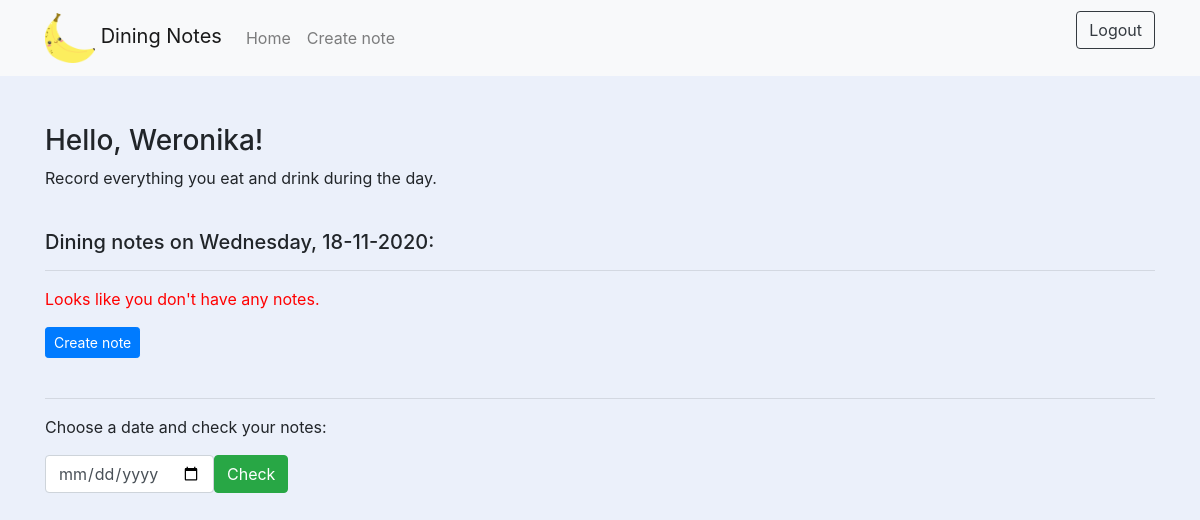
Before: /notes/ (signed in) with the older database file.
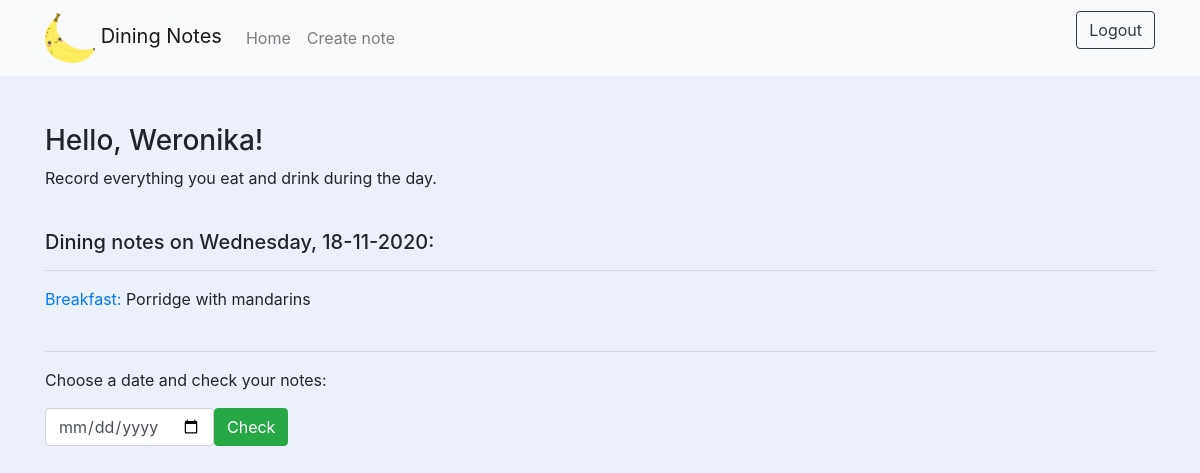
After: the same page with the newer database file.
### dining_notes/models.py (models this page shows)
class Note(models.Model):
    MEAL_TYPE = (
        ("Breakfast", "Breakfast"),
        ("Lunch", "Lunch"),
        ("Dinner", "Dinner"),
        ("Snack", "Snack"),
        ("Supper", "Supper"),
    )
    date_added = models.DateField(default=datetime.date.today())
    meal = models.CharField(max_length=10, choices=MEAL_TYPE)
    description = models.TextField()
    user = models.ForeignKey(User, on_delete=models.CASCADE)

### dining_notes/views.py (the view)
# urls.py: path('notes/', views.notes, name='notes'),
@login_required
def notes(request):
    date_from_url = request.GET.get('my_date_field')
    if date_from_url is None:
        date = datetime.date.today()
    else:
        date = parse_date(date_from_url)
    notes = Note.objects.filter(user=request.user, date_added=date).order_by('meal')
    date_form = DateForm()
    return render(request, 'dining_notes/notes.html',
                  {'notes': notes, 'date': date.strftime('%A, %d-%m-%Y'), 'date_form': date_form})

### dining_notes/forms.py
class DateForm(forms.Form):
    my_date_field = forms.DateField(widget=DateInput(attrs={'class': 'form-control'}))

### dining_notes/templates/dining_notes/notes.html
{% extends 'dining_notes/base.html' %}
{% block content%}
<h3>Hello, {{ user.username }}!</h3>
<p>Record everything you eat and drink during the day.</p><br>
<h5>Dining notes on {{ date }}:</h5>
<hr>
<div>
    {% for note in notes %}
    <div><a href="{% url 'edit_note' note.id %}">{{ note.meal}}:</a><span>  {{note.description}}</span></div>
    {% empty %}
    <p id="memo">Looks like you don't have any notes.</p>
    <a href="{% url 'create_note' %}" class="btn btn-primary btn-sm">Create note</a>
    {% endfor%}
</div><br>
<hr>
<div id="info">
    <p>Choose a date and check your notes:</p>
    <form class="form-inline">
        {{ date_form.my_date_field }}
        <button class="btn btn-success" type="submit">Check</button>
    </form>
</div>
{% endblock %}

### dining_notes/templates/dining_notes/base.html (shortened to what this page needs)
{% load static %}
<html lang="en">
<head>
    <link rel="stylesheet" href="https://cdn.jsdelivr.net/npm/bootstrap@4.5.3/dist/css/bootstrap.min.css"
>
    <link rel="stylesheet" href="{% static 'css/style.css' %}">
</head>
<body>
<nav class="navbar navbar-expand-md navbar-light bg-light">
    <div class="container">
        <a class="navbar-brand">
            <img src="{% static 'dining_notes/banana.png' %}" width="50" height="50" class="d-inline-block"
                 alt="banana" loading="lazy">
            <span>Dining Notes </span>
        </a>
        <div class="collapse navbar-collapse" id="navbarNav">
            {% if user.is_authenticated %}
            <ul class="navbar-nav mr-auto">
                <li class="nav-item">
                    <a class="nav-link" href="{% url 'notes' %}">Home</a>
                </li>
                <li class="nav-item">
                    <a class="nav-link" href="{% url 'create_note' %}">Create note</a>
                </li>
            </ul>
            {% endif %}
            <ul class="navbar-nav ml-auto">
                {% if user.is_authenticated %}
                <li class="nav-item">
                    <form action="{% url 'logout_user' %}" method="POST">
                        <button type="submit" class="btn btn-outline-dark">Logout</button>
                    </form>
                </li>
                {% endif %}
            </ul>
        </div>
    </div>
</nav>
<br><br>
<div class="container">
    {% block content %}
    {% endblock %}
</div>
</body>

### dining_notes/static/css/style.css (style rules this page uses)
body { background-color: #ebf0fa; }
#info { display: inline-block; }

Changed rows visible on the page:
added Note: meal "Breakfast", description "Porridge with mandarins"
Other visible differences:
text no longer shown: "Looks like you don't have any notes. Create note"
